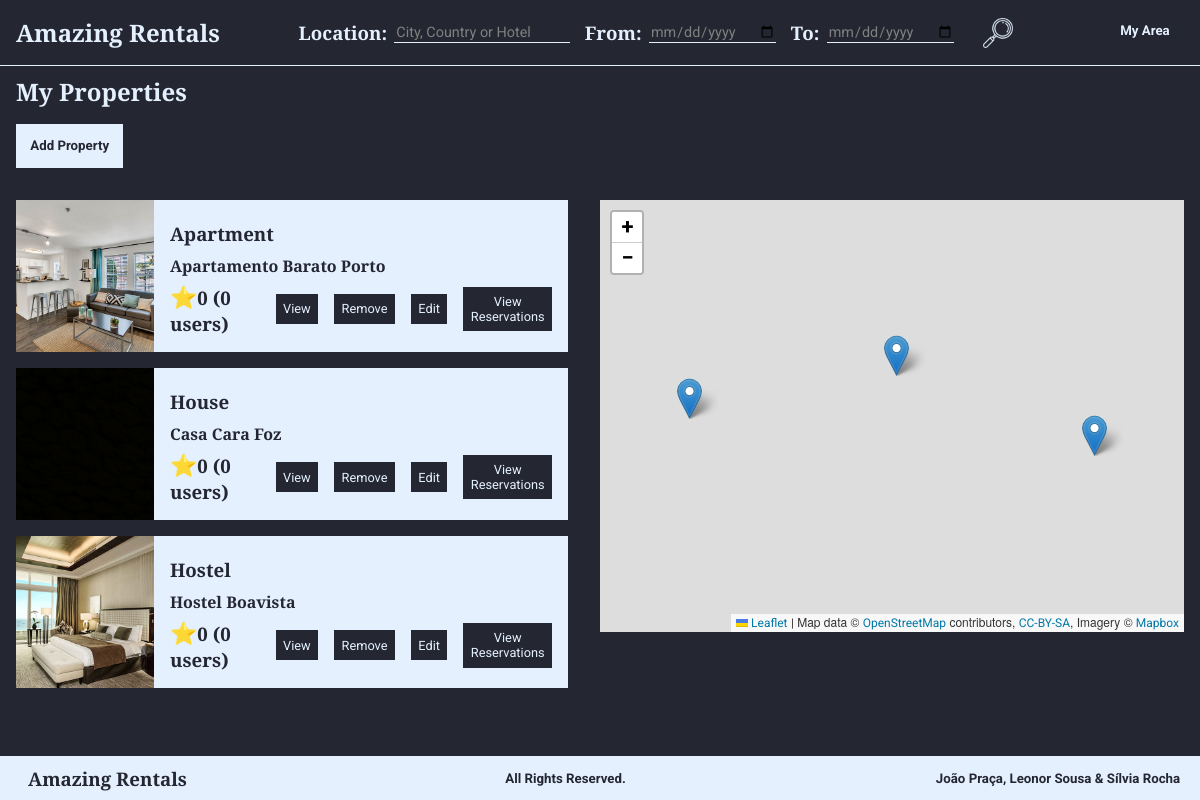
Page /listProperties.php (signed in) on the committed database.
### tables this page shows
CREATE TABLE Habitacao (
    idHabitacao INTEGER PRIMARY KEY,
    nome        TEXT,
    numQuartos  INTEGER CHECK (numQuartos > 0), 
    maxHospedes INTEGER CHECK (maxHospedes > 0),  
    precoNoite  REAL    CHECK (precoNoite > 0), 
    taxaLimpeza REAL CHECK (taxaLimpeza >= 0), 
    descricao   TEXT,
    latitude    REAL    CHECK(latitude>=-90 and latitude<=90),
    longitude   REAL    CHECK(longitude>=-180 and longitude<=180),
    morada      TEXT,
    idCidade    INTEGER REFERENCES Cidade(idCidade) ON DELETE RESTRICT ON UPDATE RESTRICT, 
    idUtilizador INTEGER REFERENCES Utilizador(idUtilizador) ON DELETE CASCADE ON UPDATE CASCADE,
    idTipo      INTEGER REFERENCES TipoDeHabitacao (idTipo) ON DELETE SET NULL ON UPDATE CASCADE, 
    idPolitica  INTEGER REFERENCES PoliticaDeCancelamento (idPolitica) ON DELETE RESTRICT ON UPDATE CASCADE
);

CREATE TABLE Imagem (
    urlImagem   VARCHAR(20) PRIMARY KEY, 
    legenda TEXT,
    idHabitacao   INTEGER REFERENCES Habitacao(idHabitacao) ON DELETE CASCADE ON UPDATE CASCADE
);

CREATE TABLE TipoDeHabitacao (
    idTipo  INTEGER PRIMARY KEY,
    nome    VARCHAR(30) UNIQUE NOT NULL
);

### database/habitations.php (called while the page is built, shortened)
<?php
function getProperties($user_id){
    global $db;
    $stmt = $db->prepare('SELECT * FROM Habitacao WHERE idUtilizador = ? ORDER BY nome');
    $stmt->execute(array($user_id));
    return $stmt->fetchAll();
}
function getNameType($id){
    global $db;
    $stmt = $db->prepare('SELECT nome FROM TipoDeHabitacao WHERE idTipo=?');
    $stmt->execute(array($id));
    return $stmt->fetch();
}
function getHabitationPictures($id){
    global $db;
    $stmt = $db->prepare('SELECT * FROM Imagem WHERE idHabitacao=?');
    $stmt->execute(array($id));
    return $stmt->fetchAll();
}
?>

### templates/properties/viewShortProperty.php (the view, shortened to what this page needs)
<section class="propertyShort">
    <?php
        include_once("database/connection.php");
        include_once("database/habitations.php");
        $pictures=getHabitationPictures($habitation['idHabitacao']);
        if ($pictures != null){
            echo '<img src=' . $pictures[0]['urlImagem'] . ' alt=' . $pictures[0]['legenda'] . '>';
        }
        else{
            echo '<img src="images/ownerPicture.jpg" alt="Habitation Picture">';
        }
            $rating=0;
            $n=0;
    ?>
    <div class="rightText">
        <h3><?=getNameType($habitation['idTipo'])['nome']?></h3>
        <h1><?=$habitation['nome']?></h1>
        <div class="horizontalElements">
            <h3 id="rating"><?=$rating?> (<?=$n?> users)</h3>
            <a href="viewProperty.php?id=<?=$habitation['idHabitacao']?>" class="submit"> <p> View </p> </a>
            <a href="templates/forms/removeProperty_action.php?id=<?=$habitation['idHabitacao']?>" class="submit"><p>Remove</p></a>
            <a href="editProperty.php?id=<?=$habitation['idHabitacao']?>" class="submit"><p>Edit</p></a>
            <a href="listReservationsByProperty.php?id=<?=$habitation['idHabitacao']?>" class="submit"><p>View Reservations</p></a>
        </div>
    </div>
</section>

### listProperties.php (shortened to what this page needs)
<?php
  include('database/connection.php');
  include('database/habitations.php');
  include('templates/common/header.php');
  echo '<h2 class="subtitle">My Properties</h2>';
  echo '<div class="list_properties_options">';
  echo '<a href="addProperty.php"><h5>Add Property</h5></a>';
  echo '</div>';
  $properties = getProperties($_SESSION['user']);
  echo '<section class="listPropertiesMap">';
  echo '<aside id="map">';
  include('templates/properties/map.php');
  echo '</aside>';
  echo '<section id="propertiesSection">';
  foreach ($properties as $habitation){
    include("templates/properties/viewShortProperty.php");
  }
  echo '</section>';
  echo '</section>';
  include('templates/common/footer.php');
?>

### style.css (style rules this page uses)
:root { --myDarkBlue: #242732; --myLightBlue: #E5F0FF; --titlesFont: Arvo, Courier, sans-serif; --bodyFont: Roboto, sans-serif; }
h1, h2, h3 { font-family: var(--titlesFont); margin: 0 0.5em 0 0; }
h4, h5, h6, p, span, input, label, tr, a, button { font-family: var(--bodyFont); }
p { font-size: 0.8em; }
a { color: var(--myLightBlue) }
body { background-color: var(--myDarkBlue); color: var(--myLightBlue); }
.submit { background: var(--myDarkBlue); color: var(--myLightBlue); text-align: center; border-style: solid; border-width: thin; border-color: var(--myDarkBlue); }
.propertyShort, .reservationShort, .propertySearch { background: var(--myLightBlue); color: var(--myDarkBlue); }
.propertyShort a, .reservationShort a, .propertySearch a { text-decoration: none; }
.list_properties_options h5, .list_properties_options #filter_button { background-color: var(--myLightBlue); color: var(--myDarkBlue); border-style: solid; border-width: thin; border-color: var(--myLightBlue); font-weight: bold; }
.list_properties_options a, button { text-decoration: none; }
#rating { display: block; }
#rating::before { content: '\2B50'; font-size: 1.17em; }
a { text-decoration: none; }

### layout.css (style rules this page uses)
html, body { height: 100%; }
body { display: flex; flex-direction: column; margin: 0; padding: 0; }
.footer h3, h5 { margin: 0.5em; padding: 0em 1em; }
.propertyShort, .reservationShort, .propertySearch { display: flex; margin: 1rem; }
.propertyShort img, .reservationShort img, .propertySearch img { object-fit: cover; width: 25%; }
.rightText { display: flex; flex-direction: column; justify-content: flex-start; padding: 1rem; width: 75%; }
.rightText h1, h3, h4, p { margin: 0; padding: 0.3rem 0 0.3rem 0; }
.horizontalElements { display: flex; justify-content: flex-end; align-items: center; margin-top: auto; }
.horizontalElements a, button { margin-left: 1em; }
.horizontalElements h3 { padding: 0; }
.horizontalElements p { padding: 0.5em; }
#rating { margin-right: auto; }
.list_properties_options { display: flex; margin: 1rem; }
.list_properties_options h5, #filter_button { margin: 0 1rem 0 0; padding: 1em; }
.subtitle { margin: 1rem; }
#propertiesSection { float: left; width: calc(50% - 1em); }
#map { float: right; padding: 1em; align-items: center; height: 100%; width: calc(50% - 1em); }

### rows in the picture
habitacao: imagem.urlImagem (picture), idTipo.nome "Apartment", nome "Apartamento Barato Porto", n "0"
habitacao: imagem.urlImagem (picture), idTipo.nome "House", nome "Casa Cara Foz", n "0"
habitacao: imagem.urlImagem (picture), idTipo.nome "Hostel", nome "Hostel Boavista", n "0"
